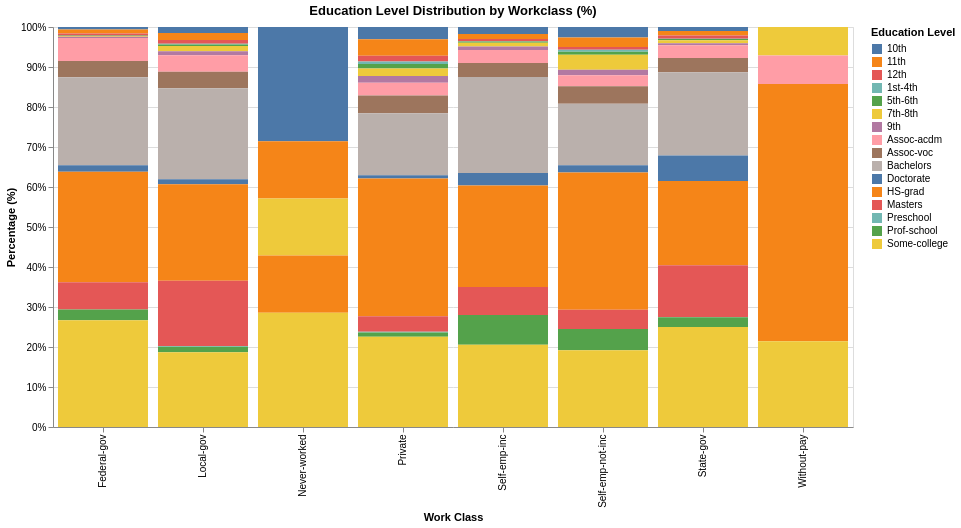

Source (notebook cell):
### Code cell
data = data[data['workclass'] != '?']

workclass_education = data.groupby(['workclass', 'education']).size().reset_index(name='count')
workclass_education['total'] = workclass_education.groupby('workclass')['count'].transform('sum')
workclass_education['percentage'] = (workclass_education['count'] / workclass_education['total'] * 100).round(2)

chart = alt.Chart(workclass_education).mark_bar().encode(
    x=alt.X('workclass:N', title='Work Class'),
    y=alt.Y('percentage:Q', title='Percentage (%)', stack='normalize'),
    color=alt.Color('education:N', title='Education Level'),
    tooltip=['workclass:N', 'education:N', 'percentage:Q']
).properties(
    width=800,
    height=400,
    title='Education Level Distribution by Workclass (%)'
)

chart.show()

### Figure 1 — Vega-Lite specification as saved in the notebook (floating-point values rounded to 4 significant figures)
{"config": {"view": {"continuousWidth": 300, "continuousHeight": 300}}, "data": {"name": "data-9d7aeba4c9e4e28f16a40b32a25cd639"}, "mark": {"type": "bar"}, "encoding": {"color": {"field": "education", "title": "Education Level", "type": "nominal"}, "tooltip": [{"field": "workclass", "type": "nominal"}, {"field": "education", "type": "nominal"}, {"field": "percentage", "type": "quantitative"}], "x": {"field": "workclass", "title": "Work Class", "type": "nominal"}, "y": {"field": "percentage", "stack": "normalize", "title": "Percentage (%)", "type": "quantitative"}}, "height": 400, "title": "Education Level Distribution by Workclass (%)", "width": 800, "$schema": "https://vega.github.io/schema/vega-lite/v6.1.0.json", "datasets": {"data-9d7aeba4c9e4e28f16a40b32a25cd639": [{"workclass": "Federal-gov", "education": "10th", "count": 6, "total": 940, "percentage": 0.64}, {"workclass": "Federal-gov", "education": "11th", "count": 9, "total": 940, "percentage": 0.96}, {"workclass": "Federal-gov", "education": "12th", "count": 5, "total": 940, "percentage": 0.53}, {"workclass": "Federal-gov", "education": "5th-6th", "count": 1, "total": 940, "percentage": 0.11}, {"workclass": "Federal-gov", "education": "7th-8th", "count": 2, "total": 940, "percentage": 0.21}, {"workclass": "Federal-gov", "education": "9th", "count": 3, "total": 940, "percentage": 0.32}, {"workclass": "Federal-gov", "education": "Assoc-acdm", "count": 54, "total": 940, "percentage": 5.74}, {"workclass": "Federal-gov", "education": "Assoc-voc", "count": 38, "total": 940, "percentage": 4.04}, {"workclass": "Federal-gov", "education": "Bachelors", "count": 207, "total": 940, "percentage": 22.02}, {"workclass": "Federal-gov", "education": "Doctorate", "count": 15, "total": 940, "percentage": 1.6}, {"workclass": "Federal-gov", "education": "HS-grad", "count": 260, "total": 940, "percentage": 27.66}, {"workclass": "Federal-gov", "education": "Masters", "count": 64, "total": 940, "percentage": 6.81}, {"workclass": "Federal-gov", "education": "Prof-school", "count": 25, "total": 940, "percentage": 2.66}, {"workclass": "Federal-gov", "education": "Some-college", "count": 251, "total": 940, "percentage": 26.7}, {"workclass": "Local-gov", "education": "10th", "count": 31, "total": 2063, "percentage": 1.5}, {"workclass": "Local-gov", "education": "11th", "count": 36, "total": 2063, "percentage": 1.75}, {"workclass": "Local-gov", "education": "12th", "count": 19, "total": 2063, "percentage": 0.92}, {"workclass": "Local-gov", "education": "1st-4th", "count": 4, "total": 2063, "percentage": 0.19}, {"workclass": "Local-gov", "education": "5th-6th", "count": 8, "total": 2063, "percentage": 0.39}, {"workclass": "Local-gov", "education": "7th-8th", "count": 27, "total": 2063, "percentage": 1.31}, {"workclass": "Local-gov", "education": "9th", "count": 21, "total": 2063, "percentage": 1.02}, {"workclass": "Local-gov", "education": "Assoc-acdm", "count": 85, "total": 2063, "percentage": 4.12}, {"workclass": "Local-gov", "education": "Assoc-voc", "count": 85, "total": 2063, "percentage": 4.12}, {"workclass": "Local-gov", "education": "Bachelors", "count": 469, "total": 2063, "percentage": 22.73}, {"workclass": "Local-gov", "education": "Doctorate", "count": 26, "total": 2063, "percentage": 1.26}, {"workclass": "Local-gov", "education": "HS-grad", "count": 498, "total": 2063, "percentage": 24.14}, {"workclass": "Local-gov", "education": "Masters", "count": 336, "total": 2063, "percentage": 16.29}, {"workclass": "Local-gov", "education": "Preschool", "count": 4, "total": 2063, "percentage": 0.19}, {"workclass": "Local-gov", "education": "Prof-school", "count": 29, "total": 2063, "percentage": 1.41}, {"workclass": "Local-gov", "education": "Some-college", "count": 385, "total": 2063, "percentage": 18.66}, {"workclass": "Never-worked", "education": "10th", "count": 2, "total": 7, "percentage": 28.57}, {"workclass": "Never-worked", "education": "11th", "count": 1, "total": 7, "percentage": 14.29}, {"workclass": "Never-worked", "education": "7th-8th", "count": 1, "total": 7, "percentage": 14.29}, {"workclass": "Never-worked", "education": "HS-grad", "count": 1, "total": 7, "percentage": 14.29}, {"workclass": "Never-worked", "education": "Some-college", "count": 2, "total": 7, "percentage": 28.57}, {"workclass": "Private", "education": "10th", "count": 683, "total": 22133, "percentage": 3.09}, {"workclass": "Private", "education": "11th", "count": 912, "total": 22133, "percentage": 4.12}, {"workclass": "Private", "education": "12th", "count": 317, "total": 22133, "percentage": 1.43}, {"workclass": "Private", "education": "1st-4th", "count": 133, "total": 22133, "percentage": 0.6}, {"workclass": "Private", "education": "5th-6th", "count": 250, "total": 22133, "percentage": 1.13}, {"workclass": "Private", "education": "7th-8th", "count": 409, "total": 22133, "percentage": 1.85}, {"workclass": "Private", "education": "9th", "count": 375, "total": 22133, "percentage": 1.69}, {"workclass": "Private", "education": "Assoc-acdm", "count": 715, "total": 22133, "percentage": 3.23}, {"workclass": "Private", "education": "Assoc-voc", "count": 985, "total": 22133, "percentage": 4.45}, {"workclass": "Private", "education": "Bachelors", "count": 3429, "total": 22133, "percentage": 15.49}, {"workclass": "Private", "education": "Doctorate", "count": 170, "total": 22133, "percentage": 0.77}, {"workclass": "Private", "education": "HS-grad", "count": 7629, "total": 22133, "percentage": 34.47}, {"workclass": "Private", "education": "Masters", "count": 854, "total": 22133, "percentage": 3.86}, {"workclass": "Private", "education": "Preschool", "count": 39, "total": 22133, "percentage": 0.18}, {"workclass": "Private", "education": "Prof-school", "count": 245, "total": 22133, "percentage": 1.11}, {"workclass": "Private", "education": "Some-college", "count": 4988, "total": 22133, "percentage": 22.54}, {"workclass": "Self-emp-inc", "education": "10th", "count": 19, "total": 1065, "percentage": 1.78}, {"workclass": "Self-emp-inc", "education": "11th", "count": 13, "total": 1065, "percentage": 1.22}, {"workclass": "Self-emp-inc", "education": "12th", "count": 6, "total": 1065, "percentage": 0.56}, {"workclass": "Self-emp-inc", "education": "1st-4th", "count": 1, "total": 1065, "percentage": 0.09}, {"workclass": "Self-emp-inc", "education": "5th-6th", "count": 3, "total": 1065, "percentage": 0.28}, {"workclass": "Self-emp-inc", "education": "7th-8th", "count": 10, "total": 1065, "percentage": 0.94}, {"workclass": "Self-emp-inc", "education": "9th", "count": 9, "total": 1065, "percentage": 0.85}, {"workclass": "Self-emp-inc", "education": "Assoc-acdm", "count": 35, "total": 1065, "percentage": 3.29}, {"workclass": "Self-emp-inc", "education": "Assoc-voc", "count": 37, "total": 1065, "percentage": 3.47}, {"workclass": "Self-emp-inc", "education": "Bachelors", "count": 256, "total": 1065, "percentage": 24.04}, {"workclass": "Self-emp-inc", "education": "Doctorate", "count": 33, "total": 1065, "percentage": 3.1}, {"workclass": "Self-emp-inc", "education": "HS-grad", "count": 270, "total": 1065, "percentage": 25.35}, {"workclass": "Self-emp-inc", "education": "Masters", "count": 75, "total": 1065, "percentage": 7.04}, {"workclass": "Self-emp-inc", "education": "Prof-school", "count": 79, "total": 1065, "percentage": 7.42}, {"workclass": "Self-emp-inc", "education": "Some-college", "count": 219, "total": 1065, "percentage": 20.56}, {"workclass": "Self-emp-not-inc", "education": "10th", "count": 65, "total": 2468, "percentage": 2.63}, {"workclass": "Self-emp-not-inc", "education": "11th", "count": 59, "total": 2468, "percentage": 2.39}, {"workclass": "Self-emp-not-inc", "education": "12th", "count": 17, "total": 2468, "percentage": 0.69}, {"workclass": "Self-emp-not-inc", "education": "1st-4th", "count": 11, "total": 2468, "percentage": 0.45}, {"workclass": "Self-emp-not-inc", "education": "5th-6th", "count": 19, "total": 2468, "percentage": 0.77}, {"workclass": "Self-emp-not-inc", "education": "7th-8th", "count": 93, "total": 2468, "percentage": 3.77}, {"workclass": "Self-emp-not-inc", "education": "9th", "count": 33, "total": 2468, "percentage": 1.34}, {"workclass": "Self-emp-not-inc", "education": "Assoc-acdm", "count": 69, "total": 2468, "percentage": 2.8}, {"workclass": "Self-emp-not-inc", "education": "Assoc-voc", "count": 107, "total": 2468, "percentage": 4.34}, {"workclass": "Self-emp-not-inc", "education": "Bachelors", "count": 379, "total": 2468, "percentage": 15.36}, {"workclass": "Self-emp-not-inc", "education": "Doctorate", "count": 46, "total": 2468, "percentage": 1.86}, {"workclass": "Self-emp-not-inc", "education": "HS-grad", "count": 847, "total": 2468, "percentage": 34.32}, {"workclass": "Self-emp-not-inc", "education": "Masters", "count": 119, "total": 2468, "percentage": 4.82}, {"workclass": "Self-emp-not-inc", "education": "Prof-school", "count": 130, "total": 2468, "percentage": 5.27}, {"workclass": "Self-emp-not-inc", "education": "Some-college", "count": 474, "total": 2468, "percentage": 19.21}, {"workclass": "State-gov", "education": "10th", "count": 13, "total": 1273, "percentage": 1.02}, {"workclass": "State-gov", "education": "11th", "count": 14, "total": 1273, "percentage": 1.1}, {"workclass": "State-gov", "education": "12th", "count": 10, "total": 1273, "percentage": 0.79}, {"workclass": "State-gov", "education": "1st-4th", "count": 1, "total": 1273, "percentage": 0.08}, {"workclass": "State-gov", "education": "5th-6th", "count": 4, "total": 1273, "percentage": 0.31}, {"workclass": "State-gov", "education": "7th-8th", "count": 10, "total": 1273, "percentage": 0.79}, {"workclass": "State-gov", "education": "9th", "count": 6, "total": 1273, "percentage": 0.47}, {"workclass": "State-gov", "education": "Assoc-acdm", "count": 41, "total": 1273, "percentage": 3.22}, {"workclass": "State-gov", "education": "Assoc-voc", "count": 45, "total": 1273, "percentage": 3.53}, {"workclass": "State-gov", "education": "Bachelors", "count": 265, "total": 1273, "percentage": 20.82}, {"workclass": "State-gov", "education": "Doctorate", "count": 81, "total": 1273, "percentage": 6.36}, {"workclass": "State-gov", "education": "HS-grad", "count": 268, "total": 1273, "percentage": 21.05}, {"workclass": "State-gov", "education": "Masters", "count": 165, "total": 1273, "percentage": 12.96}, {"workclass": "State-gov", "education": "Preschool", "count": 1, "total": 1273, "percentage": 0.08}, {"workclass": "State-gov", "education": "Prof-school", "count": 31, "total": 1273, "percentage": 2.44}, {"workclass": "State-gov", "education": "Some-college", "count": 318, "total": 1273, "percentage": 24.98}, {"workclass": "Without-pay", "education": "7th-8th", "count": 1, "total": 14, "percentage": 7.14}, {"workclass": "Without-pay", "education": "Assoc-acdm", "count": 1, "total": 14, "percentage": 7.14}, {"workclass": "Without-pay", "education": "HS-grad", "count": 9, "total": 14, "percentage": 64.29}, {"workclass": "Without-pay", "education": "Some-college", "count": 3, "total": 14, "percentage": 21.43}]}}
